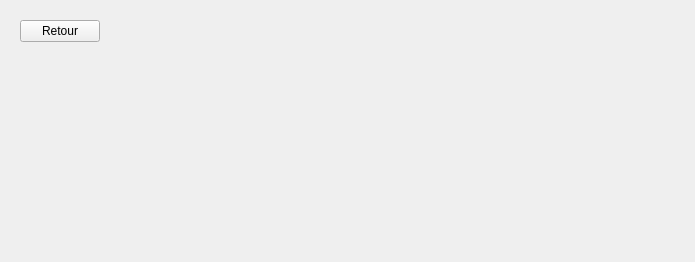
<?xml version="1.0" encoding="UTF-8"?>
<ui version="4.0">
 <class>GamePage</class>
 <widget class="QWidget" name="GamePage">
  <property name="geometry">
   <rect>
    <x>0</x>
    <y>0</y>
    <width>695</width>
    <height>262</height>
   </rect>
  </property>
  <property name="windowTitle">
   <string>Form</string>
  </property>
  <layout class="QVBoxLayout" name="verticalLayout">
   <item>
    <widget class="QWidget" name="horizontalWidget" native="true">
     <property name="maximumSize">
      <size>
       <width>16777215</width>
       <height>80</height>
      </size>
     </property>
     <layout class="QHBoxLayout" name="horizontalLayout">
      <item>
       <widget class="QPushButton" name="BackToWelcomePage">
        <property name="text">
         <string>Retour</string>
        </property>
       </widget>
      </item>
      <item>
       <spacer name="horizontalSpacer">
        <property name="orientation">
         <enum>Qt::Orientation::Horizontal</enum>
        </property>
        <property name="sizeHint" stdset="0">
         <size>
          <width>40</width>
          <height>20</height>
         </size>
        </property>
       </spacer>
      </item>
     </layout>
    </widget>
   </item>
   <item>
    <spacer name="verticalSpacer">
     <property name="orientation">
      <enum>Qt::Orientation::Vertical</enum>
     </property>
     <property name="sizeHint" stdset="0">
      <size>
       <width>20</width>
       <height>40</height>
      </size>
     </property>
    </spacer>
   </item>
   <item>
    <layout class="QHBoxLayout" name="computerArea"/>
   </item>
   <item>
    <spacer name="verticalSpacer_3">
     <property name="orientation">
      <enum>Qt::Orientation::Vertical</enum>
     </property>
     <property name="sizeHint" stdset="0">
      <size>
       <width>20</width>
       <height>40</height>
      </size>
     </property>
    </spacer>
   </item>
   <item>
    <layout class="QHBoxLayout" name="infoArea"/>
   </item>
   <item>
    <spacer name="verticalSpacer_4">
     <property name="orientation">
      <enum>Qt::Orientation::Vertical</enum>
     </property>
     <property name="sizeHint" stdset="0">
      <size>
       <width>20</width>
       <height>40</height>
      </size>
     </property>
    </spacer>
   </item>
   <item>
    <layout class="QHBoxLayout" name="gamerArea"/>
   </item>
   <item>
    <spacer name="verticalSpacer_2">
     <property name="orientation">
      <enum>Qt::Orientation::Vertical</enum>
     </property>
     <property name="sizeHint" stdset="0">
      <size>
       <width>20</width>
       <height>40</height>
      </size>
     </property>
    </spacer>
   </item>
  </layout>
 </widget>
 <resources/>
 <connections/>
</ui>
